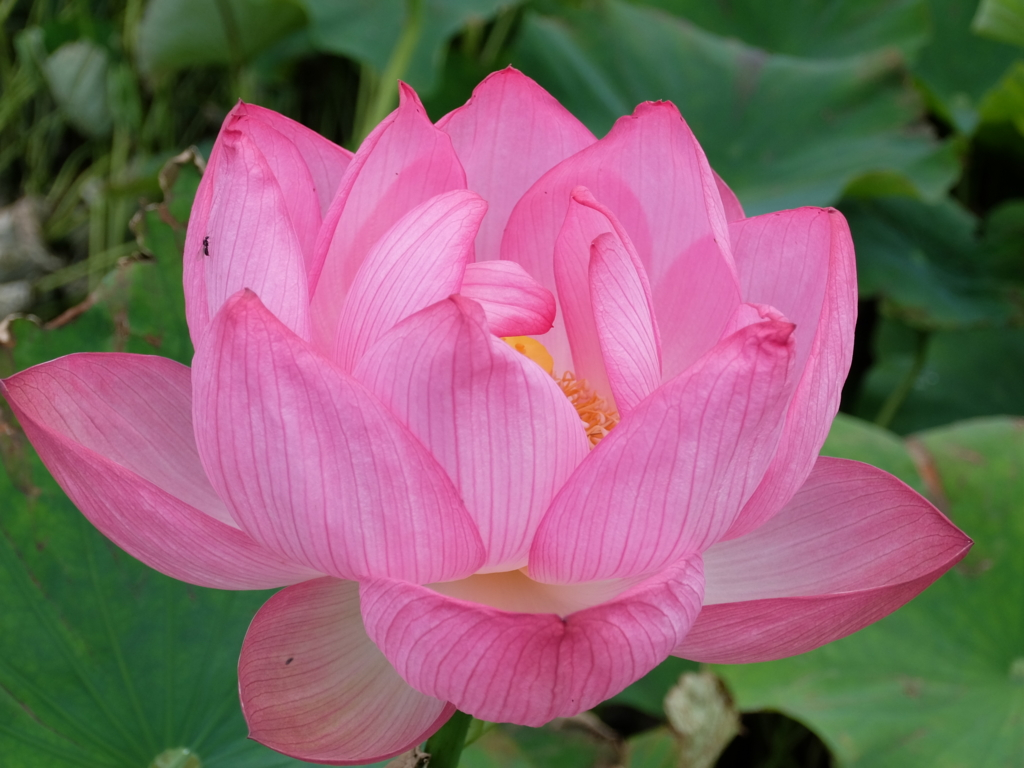
#> input picture enshu_python/flower.jpg, 1024 x 768 px
$ python data10.py
#> lines starting #> are read from the running program, lines starting #| are printed output that depends on the picture
text = 'remon cherry apple'
splitted = text.split()
print(splitted)

text = 'remon:cherry:apple'
splitted = text.split(':')
print(splitted)

text = 'remon:cherry:apple'
fruit1,fruit2,fruit3 = text.split(':')
print(fruit2)

# [12 lines of commented-out code are left out]

from PIL import Image
image = Image.open('flower.jpg')
#> image is the input picture: PIL image 1024x768 RGB; mean R, G, B 133.5, 100.2, 107.8
image.transpose(Image.ROTATE_90).show()
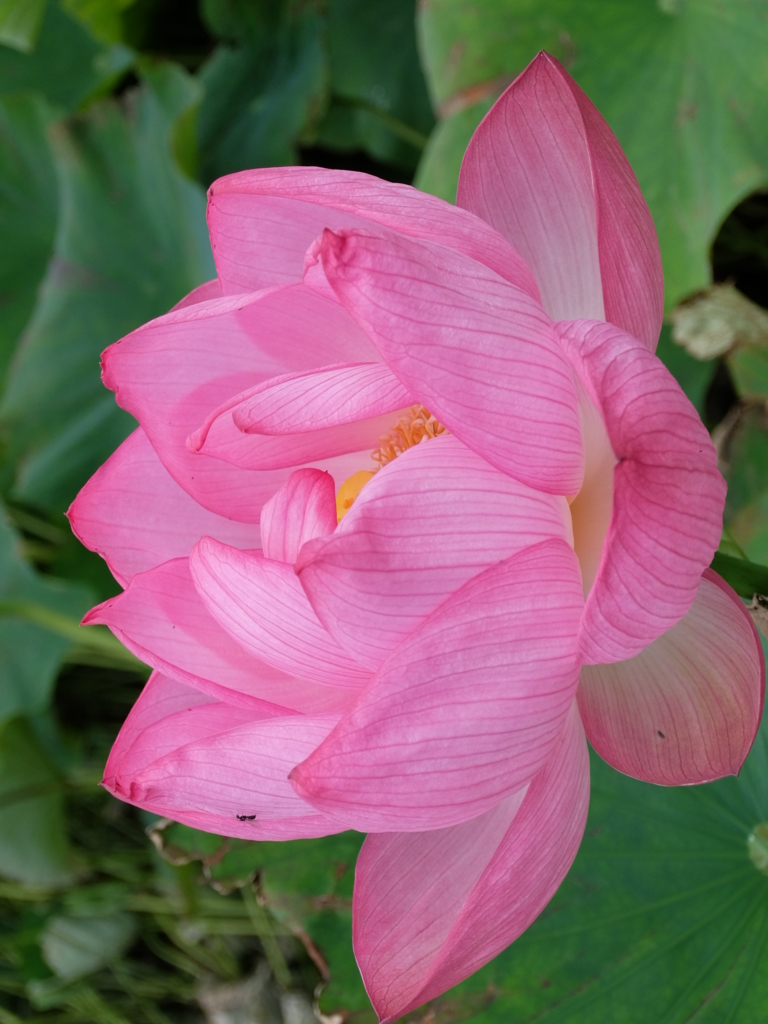
#> shown: PIL image 768x1024 RGB; mean R, G, B 133.5, 100.2, 107.8
image.transpose(Image.ROTATE_90).save('ROTATE_90.jpg')  #transpose=転置(置き場所を変える)
